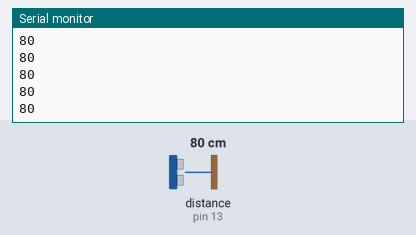
A sketch run on a simulated Arduino Uno, built with avr-gcc and run on an emulated ATmega328P. On the bench: the last lines printed to the serial monitor. Wiring (inferred from the names in the program): ultrasonic range finder: trigger pin 12; echo pin 13. Inputs (shaded band) come from the test bench; at power-on: distance to the obstacle (sensor on pin 13) 80 cm. The echo pulse lasts 58.3 µs per cm.

Above: at 1.2 s.
1.3 s: distance to the obstacle (sensor on pin 13) set to 2 cm
At 1.34 s:
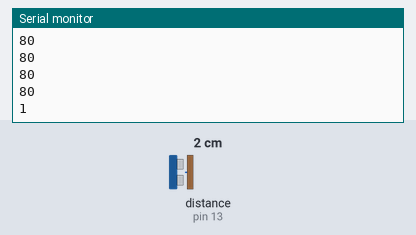
2.8 s: distance to the obstacle (sensor on pin 13) set to 4 cm
At 2.81 s:
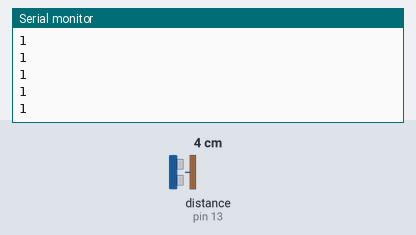
Timing chart, 0 to 5.8 s (numbered marks = the images above; inputs shaded):
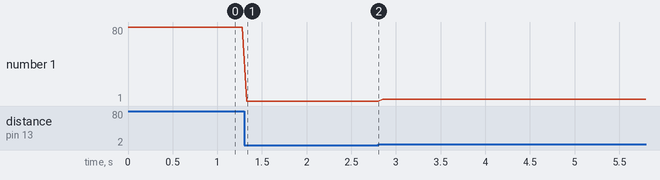

The sketch:

ultrasonic-sensor.ino
```cpp
// Ultrasonic Sensor - Nishant Giri

const int trigPin = 12;
const int echoPin = 13;
void setup()
{
  // Setup Code to Run Once
  Serial.begin(9600);
  pinMode(trigPin, OUTPUT);
  pinMode(echoPin, INPUT);
}
void loop()
{
  // Main Code to Run Repeatedly
  long duration, cm;
  digitalWrite(trigPin, LOW);
  delayMicroseconds(2);
  digitalWrite(trigPin, HIGH);
  delayMicroseconds(10);
  digitalWrite(trigPin, LOW);
  // Distance Calculation
  duration = pulseIn(echoPin, HIGH);
  cm = microsecondsToCentimeters(duration);
  Serial.println(cm);
  delay(50);
}
long microsecondsToInches(long microseconds)
{
  return ((microseconds / 74) / 2);
}
long microsecondsToCentimeters(long microseconds)
{
  return ((microseconds / 29) / 2);
}
```

Measured:
- after the input at 1.3 s, the serial monitor: prints a new line at once (image 1)
- plotted number 1: 80 → 1 after the input at 1.3 s, 1 → 3 after the input at 2.8 s
